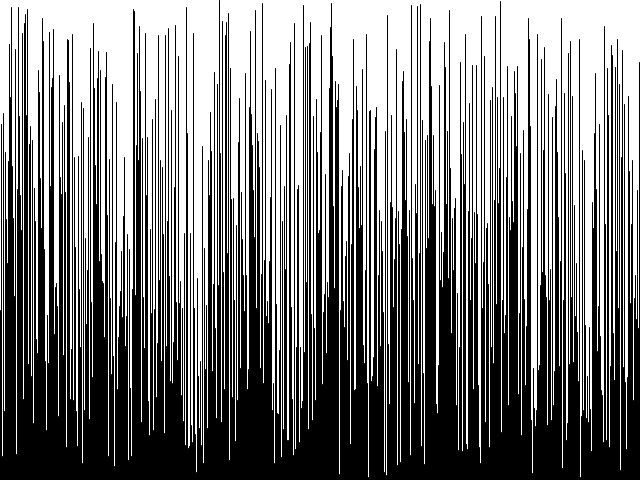
Frame 1 (no input)
Frame 60 (the mouse pressed at the canvas centre just before this capture): identical to frame 1, image omitted
Frame 120 (the mouse held since frame 60 and released just before this capture): identical to frame 1, image omitted

The Processing sketch that drew this single still picture (run headless with seeded random() and noise(); from frame 60 on, the mouse is pressed at the canvas centre):

// Processing sketch: sk9_arrays
// ── sk9_arrays.pde
/**
 * Array. 
 * 
 * An array is a list of data. 
 *
 * Each piece of data in an array 
 * is identified by an index number representing its position in 
 * the array. 
 *
 * Arrays are zero based, which means that the first 
 * element in the array is [0], the second element is [1], and so on. 
 * 
 * We can have arrays of int, char, float... and arrays of objects
 * to go through all the items in the list we often use a for loop.
 * This loops through the array until it reaches the end of it and then exits the loop.
 */
 
 int[] aNameForMyArray; //create an empty array 
 
 void setup(){
   size(640, 480);
   
   aNameForMyArray = new int[640]; //we initialize the array specifying how many item should be in it (here are 640)
   
   for(int i = 0; i < 640; i++){ //this means increase the value of "i" from 0 to 640
     aNameForMyArray[i] = int(random(0, 480)); //every loop we write a value for each items in the array, one after the other
   } //when the loop is complete (when "i" reaches 639  we exit the loop and go on in the rest of the setup
 }
 
 void draw(){
   background(255);
   for(int i = 0; i < 640; i++){
     line(i, 480, i, aNameForMyArray[i] );
   }
 }
